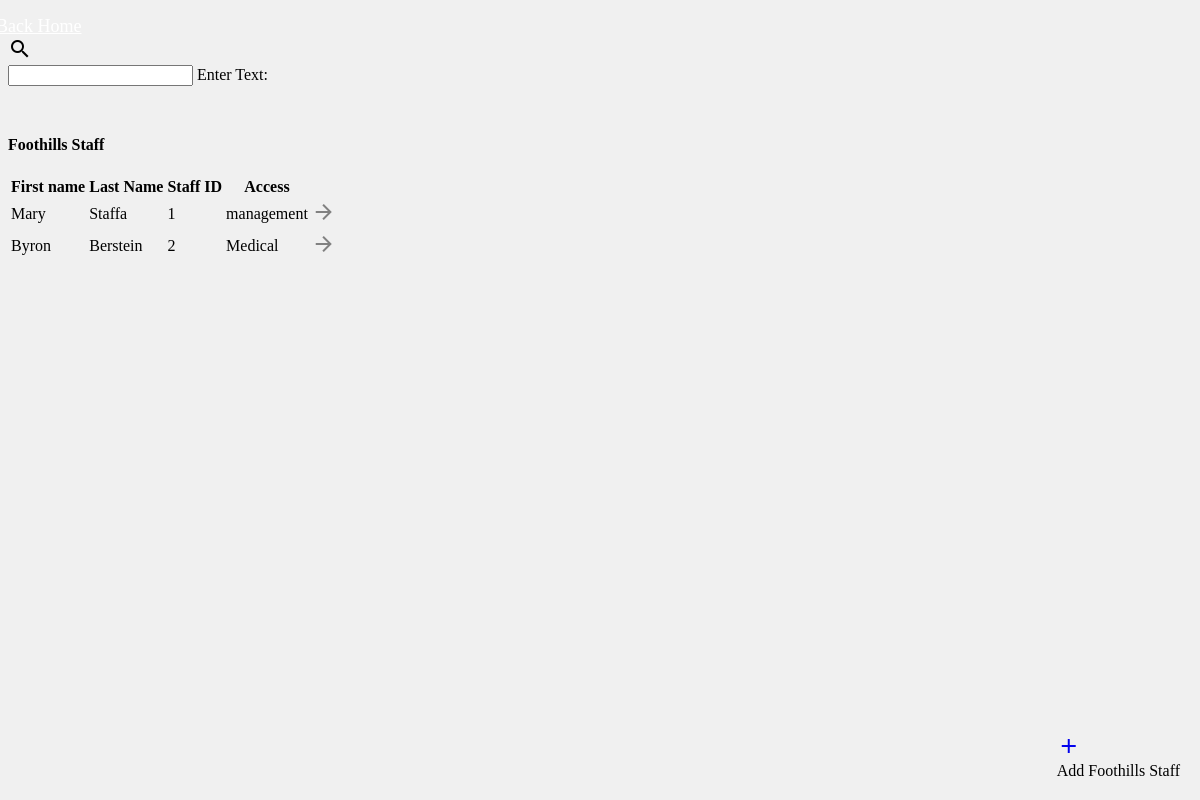
The page /viewstaff.php?name=Foothills on the database its author committed.
### tables this page shows
CREATE TABLE `staff` (
  `staffid` int(10) unsigned NOT NULL AUTO_INCREMENT,
  `fname` varchar(20) DEFAULT NULL,
  `lname` varchar(20) DEFAULT NULL,
  `access` varchar(10) NOT NULL,
  `salary` int(10) unsigned NOT NULL,
  `hospital_name` varchar(40) NOT NULL,
  PRIMARY KEY (`staffid`,`hospital_name`)
);

### viewstaff.php (the view, shortened to what this page needs)
<?php
  $con=mysqli_connect("127.0.0.1","root","", "hospitaldb");
  $hospital_name = $_GET["name"];
?>
<!DOCTYPE html>
<html>
<head>
  <link rel="stylesheet" href="styles/main.css"/>
  <link rel="stylesheet" href="https://code.getmdl.io/1.1.3/material.teal-pink.min.css" />
</head>
<body>
  <div class="mdl-layout mdl-js-layout mdl-layout--fixed-header">
  <header class="mdl-layout__header mdl-shadow--4dp">
    <div class="mdl-layout__header-row">
      <span class="mdl-layout-title">
        <a class="mdl-button mdl-js-button" style = "font-weight:400; text-transform:none; padding-left:10px; color:white; font-size:18px; vertical-align:center" href ="management.php">
        </a>
      </span>
      <form action="viewstaff.php?name=<?php echo $hospital_name?>&job=search" method = "post">
          <div class="mdl-textfield mdl-js-textfield mdl-textfield--expandable">
            <label class="mdl-button mdl-js-button mdl-button--icon" for="search">
              <i class="material-icons">search</i>
            </label>
            <div class="mdl-textfield__expandable-holder">
              <input value = "<?php echo $search?>" class="mdl-textfield__input" type="text" name="search" id="search" >
              <label class="mdl-textfield__label">Enter Text:</label>
            </div>
          </div>
      </form>
    </div>
  </header>
  <main class="mdl-layout__content">
    <div class="mdl-grid">
    <div class = "centerit">
      <h4><?php echo $hospital_name; ?> Staff</h4>
        <?php
        $result = mysqli_query($con,"SELECT * FROM staff where staff.hospital_name = '$hospital_name'");
        echo "<table class='mdl-data-table mdl-js-data-table mdl-shadow--3dp'>
        <tr>
        <th class='mdl-data-table__cell--non-numeric'>First name</th>
        <th class='mdl-data-table__cell--non-numeric'>Last Name</th>
        <th class='mdl-data-table__cell--non-numeric'>Staff ID</th>
        <th class='mdl-data-table__cell--non-numeric'>Access</th>
        <th class='mdl-data-table__cell--non-numeric'></th>
        </tr>";
        while($row = mysqli_fetch_array($result))
        {
        echo "<tr>";
        echo "<td>" . $row['fname'] . "</td>";
        echo "<td>" . $row['lname'] . "</td>";
        echo "<td>" . $row['staffid'] . "</td>";
        echo "<td>" . $row['access'] . "</td>";
        echo "<td><a style='color:grey' href='selectedstaff.php?staffid=".$row['staffid']."'</a><i class='material-icons'>arrow_forward</i></td>";
        echo "</tr>";
        }
        echo "</table>";
        ?>
      </div>
    </div>
  </main>
  <div class = "cornerButton">
      <a id = "patient" href ="addstaff.php?hospital_name=<?php echo $hospital_name ?>" class="mdl-button mdl-js-button mdl-button--fab mdl-js-ripple-effect mdl-button--colored mdl-shadow--4dp">
        <i class="material-icons">add</i>
      </a>
      <div class="mdl-tooltip mdl-tooltip--large mdl-tooltip--left" for="patient">
        Add <?php echo $hospital_name?> Staff
      </div>
  </div>
</div>
</body>
</html>

### styles/main.css (style rules this page uses)
body { background-color: #F0F0F0; }
.centerit { margin-top: 50px; margin-left: auto; margin-right: auto; }
.cornerButton { position: absolute; z-index:1; padding:20px; right:0; bottom:0; display: block; }
.mdl-button--fab { display: block; z-index:0; }

### rows shown on the page
staff: fname "Mary", lname "Staffa", staffid "1", access "management"
staff: fname "Byron", lname "Berstein", staffid "2", access "Medical"

### other values the page prints
$hospital_name "Foothills"
